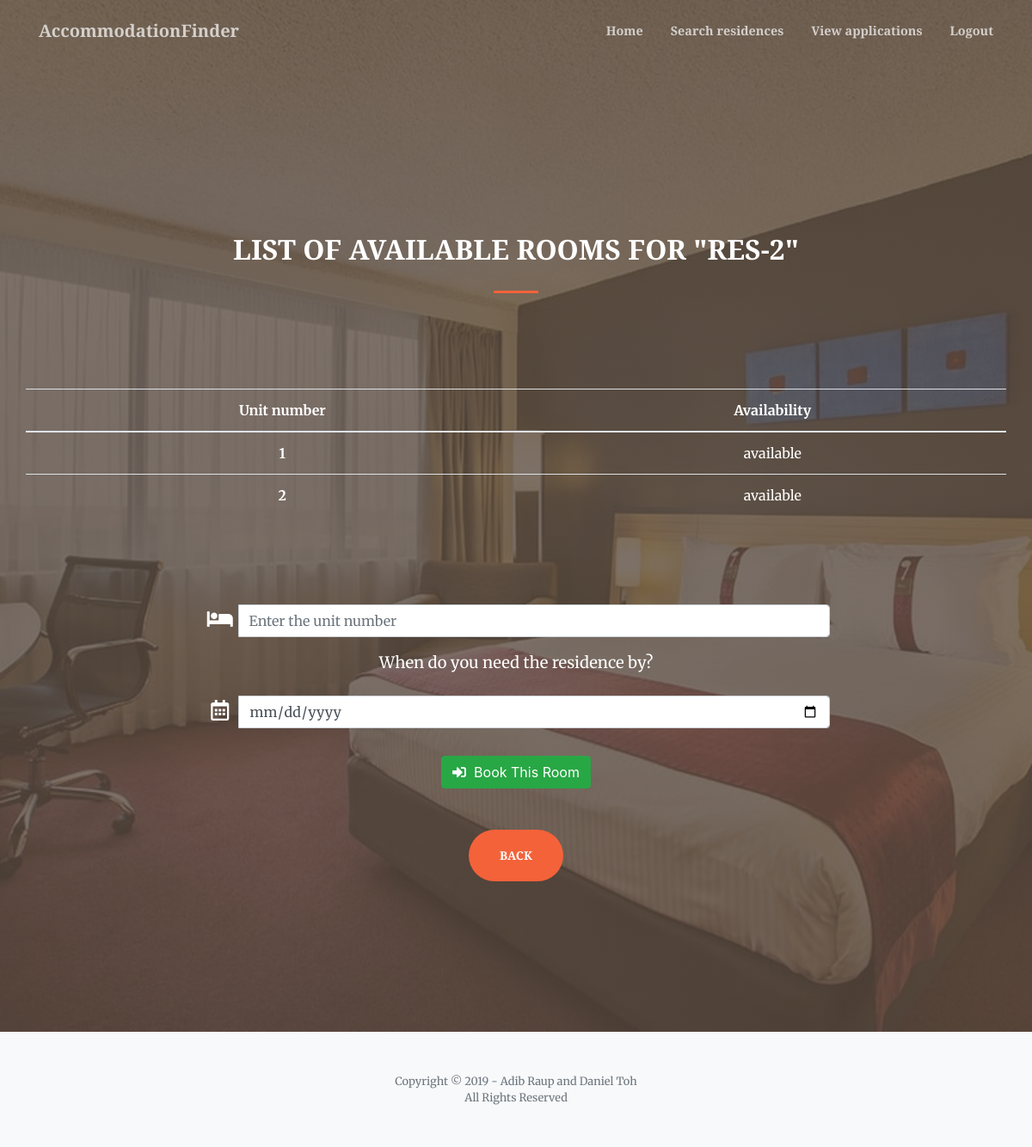
Page /bookARoom.php?room=RES-2 on the committed database.
### tables this page shows
CREATE TABLE `unit` (
  `resID` varchar(100) NOT NULL,
  `unitNo` varchar(100) NOT NULL,
  `availability` varchar(100) NOT NULL
);

### bookARoom.php (the view, shortened to what this page needs)
<!DOCTYPE html>
<html lang="en">
<head>
  <link href="vendor/fontawesome-free/css/all.min.css" rel="stylesheet" type="text/css">
  <link href="vendor/magnific-popup/magnific-popup.css" rel="stylesheet">
  <link href="css/creative3.5.min.css" rel="stylesheet">
</head>
<body id="page-top">
  <form action="bookARoomAction.php" method="POST">
  <nav class="navbar navbar-expand-lg navbar-light fixed-top py-3" id="mainNav">
    <div class="container">
      <a class="navbar-brand js-scroll-trigger" href="index.html">AccommodationFinder</a>
      <div class="collapse navbar-collapse" id="navbarResponsive">
        <ul class="navbar-nav ml-auto my-2 my-lg-0">
          <li class="nav-item">
            <a class="nav-link js-scroll-trigger" href="applicantHome.php">Home</a>
          </li>
          <li class="nav-item">
            <a class="nav-link js-scroll-trigger" href="searchAccommodation.php">Search residences</a>
          </li>
          <li class="nav-item">
            <a class="nav-link js-scroll-trigger" href="applicantViewApplications.php">View applications</a>
          </li>
          <li class="nav-item">
            <a class="nav-link js-scroll-trigger" href="index.html">Logout</a>
          </li>
        </ul>
      </div>
    </div>
  </nav>
  <header class="masthead">
    <div class="container h-100">
      <div class="row h-100 align-items-center justify-content-center text-center">
        <div class="col-lg-10 align-self-end">
          <h1 class="text-uppercase text-white font-weight-bold"><font size="6">
            List of available rooms for "<?php echo $_SESSION["appResID"] ?>"</font></h1>
          <hr class="divider my-4">
        </div>
          <table class="table table-hover" border="0" width="200%">
            <thead>
              <tr>
                <th><font color="white">Unit number</font></th>
                <th><font color="white">Availability</font></th>
              </tr>
            </thead>
            <tbody>
              <?php
              $servername = "localhost";
              $username = "root";
              $password = "";
              $conn = new mysqli($servername, $username, $password);
              $conn->select_db("accommodationfinder");
              $rID = $_SESSION["appResID"];
              $lq = "SELECT * FROM unit WHERE resID LIKE '$rID'";
              $res = $conn->query($lq);
              foreach($res as $opt){
              ?>
                <tr>
                  <th scope="row" class="number"><font color="white"><?php echo $opt['unitNo']?></font></th>
                  <td class="available"><font color="white"><?php echo $opt['availability']?></font></td>
                </tr>
              <?php }?>
            </tbody>
          </table>
          <div class="col-lg-8 align-self-baseline">
            <div class="form-group">
                <div class="input-group mb-2 mr-sm-2 mb-sm-0">
                    <div class="input-group-addon" style="width: 2.6rem"><font color="white" size="+2.5"><i class="fa fa-bed"></i></font></div>
                    <input type="number" min="1" name="unitNo" class="form-control" id="unitNo" placeholder="Enter the unit number" required autofocus>
                </div>
            </div>
            <div class="form-group">
                <p class="text-white-50 mb-4"><font color="white"> When do you need the residence by? </font></p>
                <div class="input-group mb-2 mr-sm-2 mb-sm-0">
                    <div class="input-group-addon" style="width: 2.6rem"><font color="white" size="+2.5"><i class="	far fa-calendar-alt"></i></font></div>
                    <input type="date" name="reqDate" class="form-control" id="reqDate" required>
                </div>
            </div>
            <div class="row" style="padding-top: 1rem">
                <div class="col-md-3"></div>
                <div class="col-md-6">
                    <a href="landlordHome.html"><button type="submit" class="btn btn-success"><i class="fas fa-sign-in-alt"></i>&nbsp  Book This Room</button></a>
                </div>
            </div>
            <br><br>
            <a class="btn btn-primary btn-xl js-scroll-trigger" href="searchAccommodation.php">Back</a>
          </div>
      </div>
    </div>
  </header>
</form>
  <footer class="bg-light py-5">
    <div class="container">
      <div class="small text-center text-muted">Copyright &copy; 2019 - Adib Raup and Daniel Toh</div>
      <div class="small text-center text-muted">All Rights Reserved</div>
    </div>
  </footer>
</body>
</html>

### rows in the picture
unit: unitNo "1", availability "available"
unit: unitNo "2", availability "available"

### other values in the picture
$_SESSION["appResID"] "RES-2"
